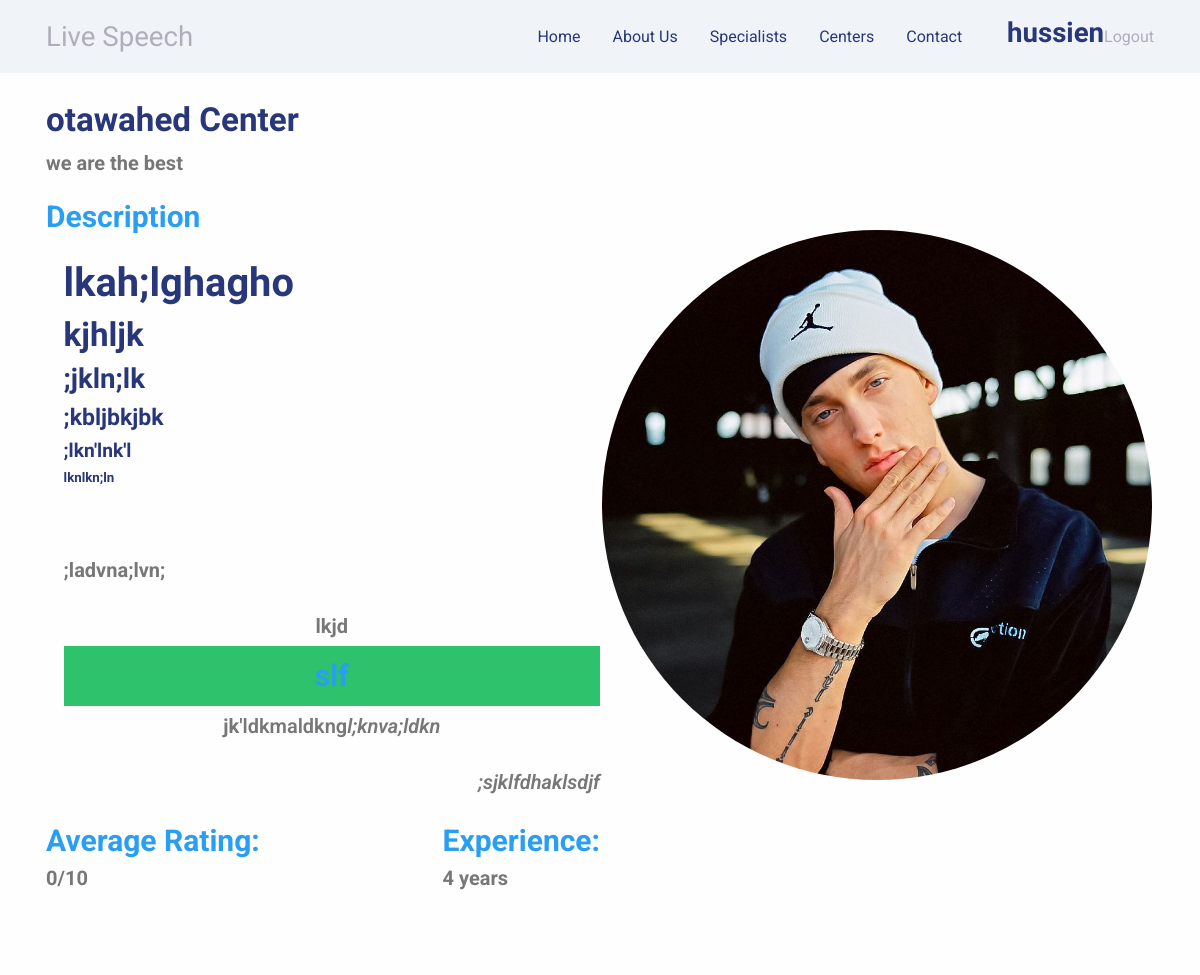
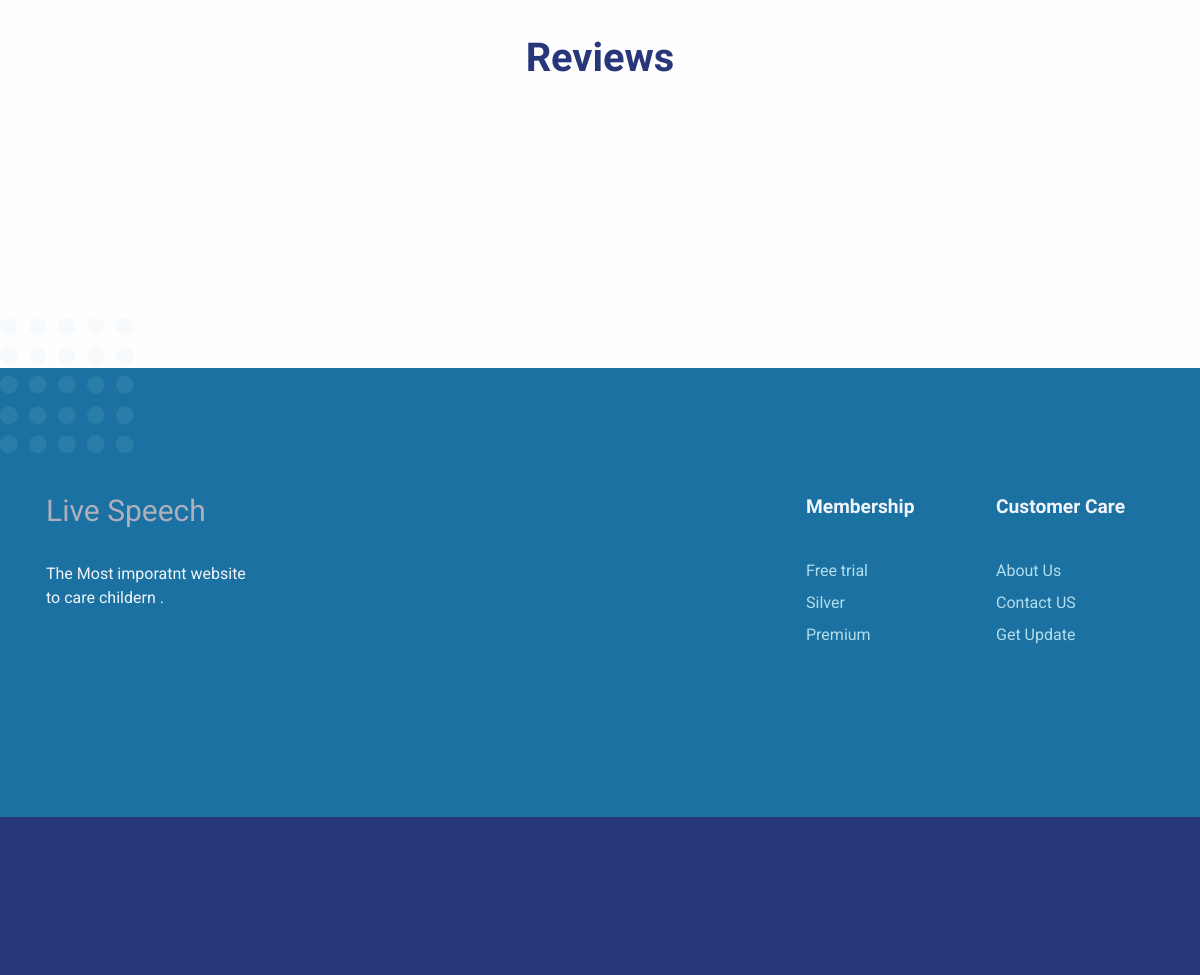
The app's page /centers/5 (signed in) with its own data (2 pictures, top to bottom).
### users/models.py (models this page shows, shortened)
class User(AbstractUser):
    email = models.EmailField(
        verbose_name="email address",
        max_length=255,
        unique=True,
        null=False,
    )
    username = models.CharField(
        _("username"),
        max_length=255,
        unique=False,
        null=False,
    )
    first_name = models.CharField(_("first name"), max_length=150, null=True, blank=False)
    last_name = models.CharField(_("last name"), max_length=150, null=True, blank=True)
    objects = UserManager()
    USERNAME_FIELD = 'email'
    REQUIRED_FIELDS = ['username']
    def is_client(self) -> bool:
        try:
            Client.objects.get(id=self.id)
            return True
        except:
            return False
    def is_center(self) -> bool:
        try:
            Center.objects.get(id=self.id)
            return True
        except:
            return False
    def is_specialist(self) -> bool:
        try:
            Specialist.objects.get(id=self.id)
            return True
        except:
            return False

class Center(User):
    excerpt = models.CharField(max_length=100, null=True, blank=True)
    description = HTMLField(null=True, blank=True)  # TextField inside
    experience = models.IntegerField(null=True, blank=True)
    image = models.ImageField(
        upload_to='images/centers/profile_images/',
        default='images/centers/default-placeholder.png',
    )
    is_subscribed = models.BooleanField(default=False)
    REQUIRED_FIELDS = ['username']
    class Meta:
        verbose_name = 'center'

### centers/views.py (the view, shortened to what this page needs)
# urls.py: path('<int:id>', views.center_details, name='center-details'),
def center_details(request, id):
    center = Center.objects.get(id=id)
    form = CenterAddReviewForm()
    if request.method == 'GET':
        pass
    else:
        return HttpResponseNotAllowed(['GET', 'POST'])
    average = int(CenterReviews.objects.filter(center=center)
                  .aggregate(Avg('rate')).get('rate__avg') or 0)
    return render(request, 'centers/center-details.html', {
        'reviews': CenterReviews,
        'average_rating': average,
        'center': center,
        'form': form,
    })

### users/context_processors.py (called while the page is built)
def users(request):
    return {
        'clients': models.User.objects.filter(id__in=models.Client.objects.all()),
        'centers': models.User.objects.filter(id__in=models.Center.objects.all()),
        'specialists': models.User.objects.filter(id__in=models.Specialist.objects.all()),
    }

def user_chats(request):
    if request.user.is_specialist():
        specialist = models.Specialist.objects.get(id=request.user.id)
        room = specialist.rooms.all()[0] or None
        if room:
            room = room.get_absolut_url()
    elif request.user.is_client():
        client = models.Client.objects.get(id=request.user.id)
        room = client.rooms.all()[0] or None
        if room:
            room = room.get_absolut_url()
    else:
        room = None
    return {
        'chats': room,
    }

### centers/templates/centers/center-details.html (shortened to what this page needs)
{% extends 'base.html' %}
{% load static %}
{% block style %}
    <link href="{% static 'assets/css/style.css' %}" rel="stylesheet"/>
{% endblock %}
{% block inner-content %}
    <div class="center-detail">
        <div class="container">
            <div class="content">
                <h2>{{ center.username }} Center</h2>
                {% if center.excerpt is not None %}
                    <p>{{ center.excerpt }}</p>
                {% endif %}
                <span>Description</span>
                <ul style="list-style: none">
                    <li>{{ center.description|safe }}</li>
                </ul>
                <div class="para">
                    <p><span>Average Rating: </span>{{ average_rating }}/10</p>
                    {% if center.excerpt is not None %}
                        <p><span>Experience: </span>{{ center.experience }} years</p>
                    {% endif %}
                </div>
            </div>
            <div class="image">
                <img src="{{ center.image.url }}" alt="">
            </div>
        </div>
    </div>
    <div class="reviews">
        <h1>Reviews</h1>
        <div class="container">
        </div>
    </div>
{% endblock %}

### templates/includes/header.html (shortened to what this page needs)
<nav class="navbar navbar-expand-lg navbar-light fixed-top py-3 d-block"
     data-navbar-on-scroll="data-navbar-on-scroll">
    <div class="container"><a class="navbar-brand"> Live Speech</a>
        <div class="collapse navbar-collapse border-top border-lg-0 mt-4 mt-lg-0" id="navbarSupportedContent">
            <ul class="navbar-nav ms-auto pt-2 pt-lg-0 font-base">
                <li class="nav-item px-2"><a class="nav-link" href="{% url 'home' %}">Home</a></li>
                <li class="nav-item px-2"><a class="nav-link" aria-current="page" href="#about">About Us</a></li>
                <li class="nav-item px-2"><a class="nav-link" href="{% url 'specialists-list' %}">Specialists</a></li>
                <li class="nav-item px-2"><a class="nav-link" href="{% url 'centers-list' %}">Centers</a></li>
                <li class="nav-item px-2"><a class="nav-link" href="#findUs">Contact</a></li>
            </ul>
            {% if user.is_anonymous %}
                <a class="btn btn-sm btn-outline-primary rounded-pill order-1 order-lg-0 ms-lg-4" href="{% url 'login' %}">Login</a>
            {% else %}
                {% if user in specialists or user in clients %}
                    <h3 class="rounded-pill order-1 order-lg-0 ms-lg-4">{{ user.first_name }}</h3>
                    <a href="{% url 'logout' %}">Logout</a>
                {% else %}
                    <h3 class="rounded-pill order-1 order-lg-0 ms-lg-4">{{ user.username }}</h3>
                    <a href="{% url 'logout' %}">Logout</a>
                {% endif %}
            {% endif %}
        </div>
    </div>
</nav>

### static/assets/css/style.css (style rules this page uses)
:root { --main-color: #299EF3; }
.reviews { padding: 100px; }
.reviews .container { margin-top: 100px; display: flex; flex-direction: column; }
.reviews .container { margin: 70px auto; }
.center-detail .container .image img { object-fit: cover; width: 550px; height: 550px; margin: auto; text-align: center; border-radius: 50%; }
.center-detail .container { display: flex; justify-content: center; }
.center-detail .container .image, .center-detail .container .content { flex: 1; }
.center-detail .image { display: flex; flex-direction: column; }
.center-detail { margin-top: 100px; }
.center-detail .container { display: flex; justify-content: space-between; align-items: center; }
.center-detail .content p { color: #777; font-size: 20px; font-weight: bold; }
.center-detail span { display: block; color: var(--main-color); font-size: 30px; font-weight: bold; }
.center-detail ul li { line-height: 2; margin-top: 20px; font-weight: bold; color: #777; }
.center-detail .content .para { display: flex; justify-content: space-between; }
.reviews h1 { text-align: center; }

### records on screen
User: username "hussien"
User: username "otawahed"
Center: excerpt "we are the best", description "lkah;lghagho kjhljk ;jkln;lk ;kbljbkjbk ;lkn'lnk'l lknlkn;ln ;ladvna;lvn; lkjd jk 'ldkmaldkng l;knva;ldkn ;sjklfdhaklsdjf", experience "4", image (picture)

### other values on screen
{{ average_rating }} "0"
